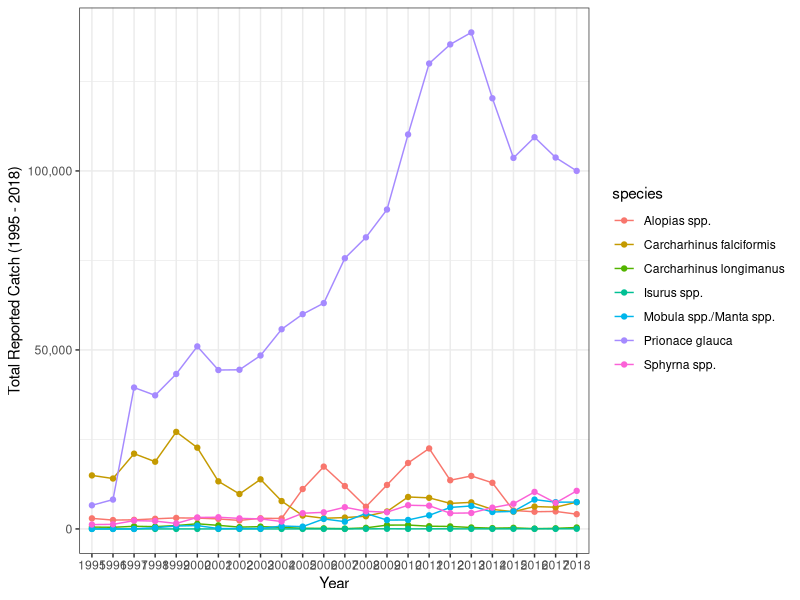
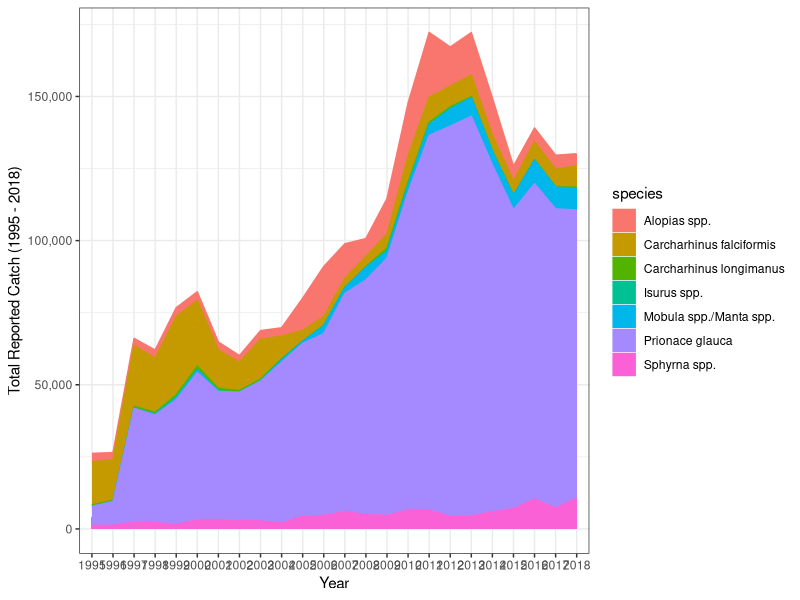
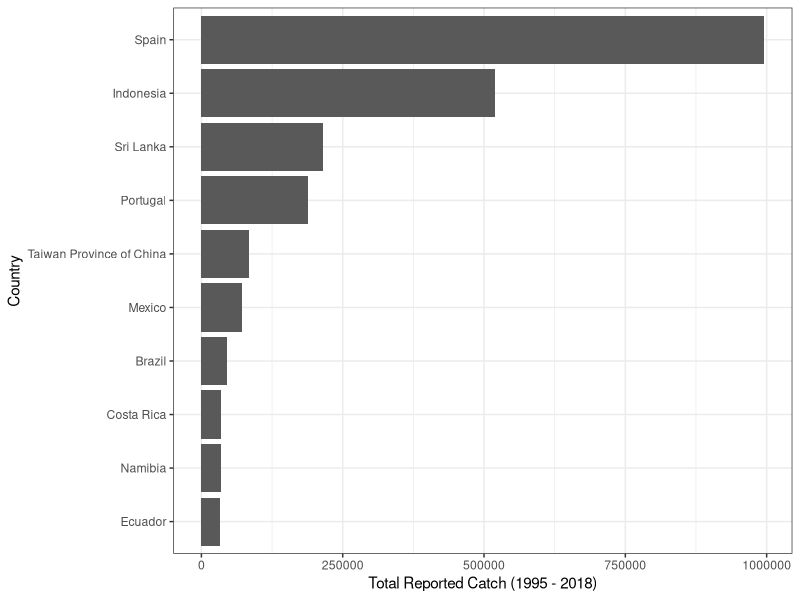

The R source for these figures, in order:

library(dplyr)
library(tidyverse)
library(reshape2)
library(gridExtra)
library(viridis)
library(ggpubr)
library(here)
library(scales)

setwd("~/Desktop/Fisheries_Disconnects_Paper/disconnects/01_raw-data")

#global shark landings reported to FAO 
fao_catch<-read.csv("Global_shark_FAO_catch.csv", sep= ",", header= TRUE)
#remove early years
fao_catch<-fao_catch[,-3:-93 ]

#remove x's 
catch<-  fao_catch[, grepl( "^X",names(fao_catch))]
#merge datasets
catch<-cbind(fao_catch[,1:2], catch)

#fix colnames
names<-c("Country" , "species", 1995:2018)
colnames(catch)<-names
catch<-catch[!grepl("Total", catch$Country),]
catch<-catch[!grepl("FAO", catch$Country),]

#combine spp groups to match analyses

catch$species[catch$species == "Hammerhead sharks, etc. nei"] <- "Sphyrna spp."
catch$species[catch$species == "Silky shark"] <- "Carcharhinus falciformis"
catch$species[catch$species == "Oceanic whitetip shark"] <- "Carcharhinus longimanus"
catch$species[catch$species == "Mako sharks"] <- "Isurus spp."
catch$species[catch$species == "Mantas, devil rays nei"] <- "Mobula spp./Manta spp."
catch$species[catch$species == "Mobula nei"] <- "Mobula spp./Manta spp."
catch$species[catch$species == "Giant manta"] <- "Mobula spp./Manta spp."
catch$species[catch$species == "Spinetail mobula"] <- "Mobula spp./Manta spp."
catch$species[catch$species == "Thresher sharks nei"] <- "Alopias spp."
catch$species[catch$species == "Blue shark"] <- "Prionace glauca"

#now we have formatted dataset. 
#need to pivot to long, group by species and coutnry

#summarise by total catch of all species, 1995-2018

#next go back to data with species and time
catch_totals<- catch %>% pivot_longer(
  cols = 3:26,
  names_to = "Year" ,values_to = "catch") 


totals<-catch_totals %>%
  group_by(species, Year) %>%
  summarise(total=sum(catch))
#total catch by spp over time
ggplot(totals, aes(x=Year, y=total, group=as.character(species)))+
  geom_line(aes(color=species))+
  geom_point(aes(color=species))+
  scale_y_continuous(labels = scales::comma)+
  #scale_y_log10(breaks = trans_breaks("log10", function(x) 10^x),
              #  labels = trans_format("log10", math_format(10^.x))) +
  theme_bw()+
  labs(y= "Total Reported Catch (1995 - 2018)")

#area plot
ggplot(totals, aes(x=Year, y=total, group=as.character(species)))+
  geom_area(aes(color=species, fill=species))+
  scale_y_continuous(labels = scales::comma)+
  #scale_y_log10(breaks = trans_breaks("log10", function(x) 10^x),
  #  labels = trans_format("log10", math_format(10^.x))) +
  theme_bw()+
  labs(y= "Total Reported Catch (1995 - 2018)")



#isolate highest-capture countries
top_countries <- catch_totals  %>% 
  group_by(Country) %>% 
  summarise(total=sum(catch))

top_countries<-top_countries %>% 
  # desc orders from largest to smallest
  arrange(desc(total)) 

#remove other category
top_countries<-top_countries[!grepl("Other", top_countries$Country),]
top_countries<-top_countries[1:10,]

#simple country plot (no fill) - top 10 countries
ggplot(top_countries, aes(x=reorder(Country, total), y=total ))+
  geom_bar(stat="identity", position="stack")+
  theme_bw()+
  coord_flip()+
  labs(y= "Total Reported Catch (1995 - 2018)", x = "Country" )




